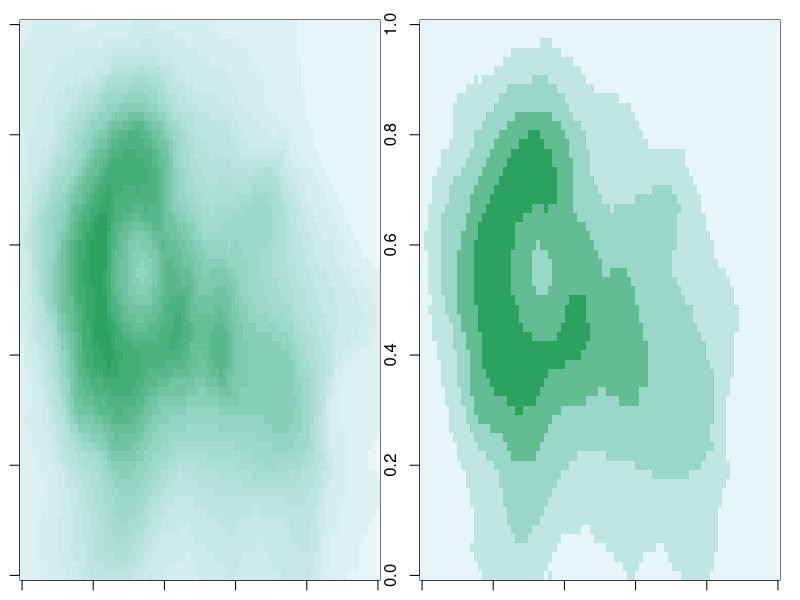
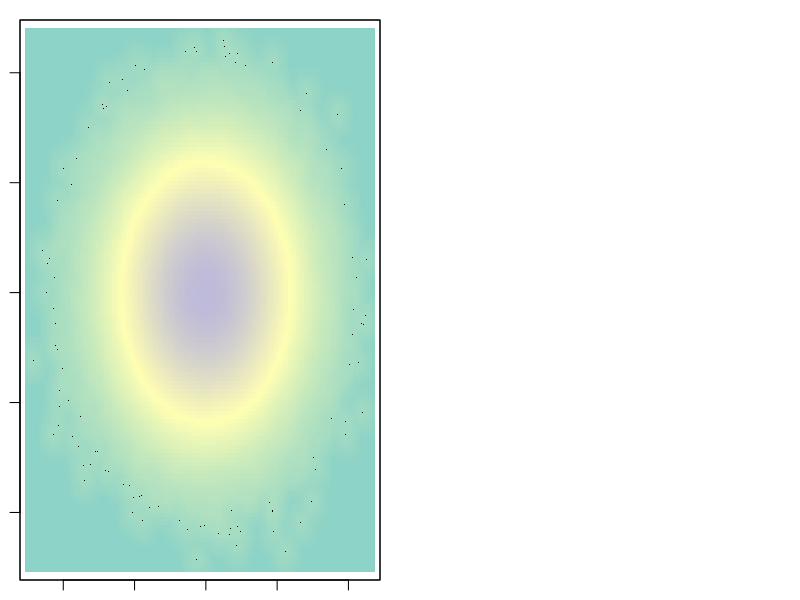

Source code (R) for these figures, in order:
library(RColorBrewer)

cols <- brewer.pal(3, "BuGn")

cols

pal <- colorRampPalette(cols)

par(mfrow = c(1, 2), mar = c(1,1,1,1))
image(volcano, col = pal(20)) #more shades
image(volcano, col = pal(5)) #less shades

cols2 <- brewer.pal(3, "Set3")
cols2

x <- rnorm(1000000)
y <- rnorm(1000000)
smoothScatter(x, y, colramp = colorRampPalette(cols2))